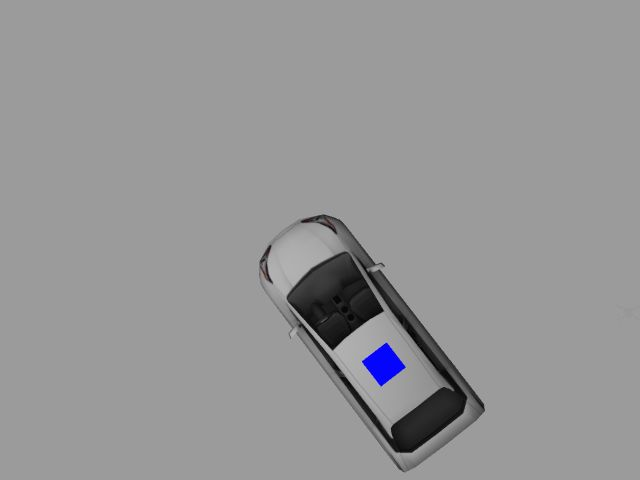
#> input picture interiit_drdo_workspace/src/inter/src/car2.png, 640 x 480 px
$ python car_detect.py
#> lines starting #> are read from the running program, lines starting #| are printed output that depends on the picture; after the words box and inside, x2 and y2 are one past the last pixel; in counts of white or black regions, pixels touching at a corner belong together
import cv2
import numpy as np

img = cv2.imread("car2.png")
#> img is the input picture: shape (480, 640, 3); mean B, G, R 150.4, 149.6, 149.7
img_hsv = cv2.cvtColor(img, cv2.COLOR_BGR2HSV)
#> img_hsv: shape (480, 640, 3); mean H, S, V 1.4, 1, 150.5

#blue color hsv limits
lower = np.array([116,187,203])
upper = np.array([132,255,255])
mask = cv2.inRange(img_hsv,lower,upper)
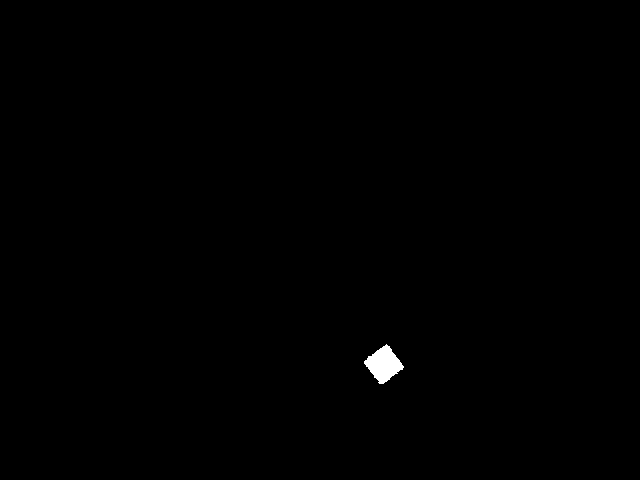
#> mask: shape (480, 640); 0.29% white; 1 white region, box (x1, y1, x2, y2) and area: (364, 344, 404, 384) 887
#print(mask.shape)

edged = cv2.Canny(mask, 170, 255) #Determine edges of objects in an image
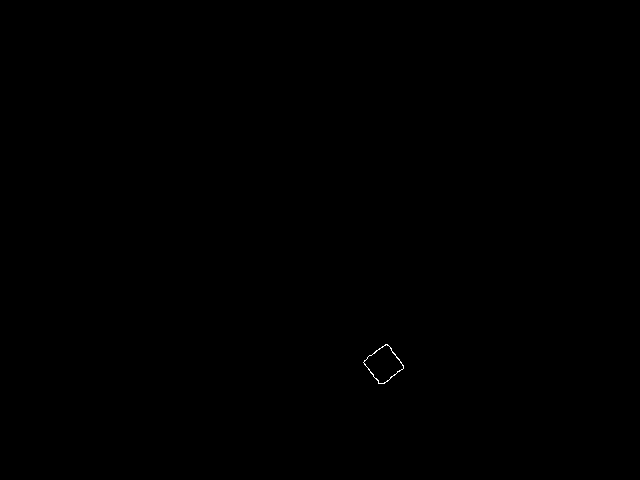
#> edged: shape (480, 640); 0.04% white in thin lines or dots, all inside (x1, y1, x2, y2) = (363, 344, 404, 384)
ret,thresh = cv2.threshold(edged,240,255,cv2.THRESH_BINARY)
contours = cv2.findContours(thresh,cv2.RETR_LIST,cv2.CHAIN_APPROX_SIMPLE)
#> contours = 2 contours; box (x1, y1, x2, y2) and area: (363, 344, 404, 384) 898, (363, 344, 404, 384) 868

center = contours[1][0]
#> center = [[1, -1, -1, -1], [-1, 0, -1, -1]]

print(center.shape)
#| (2, 4)

#> (the run stopped early here; a loop or call above may not have finished)
